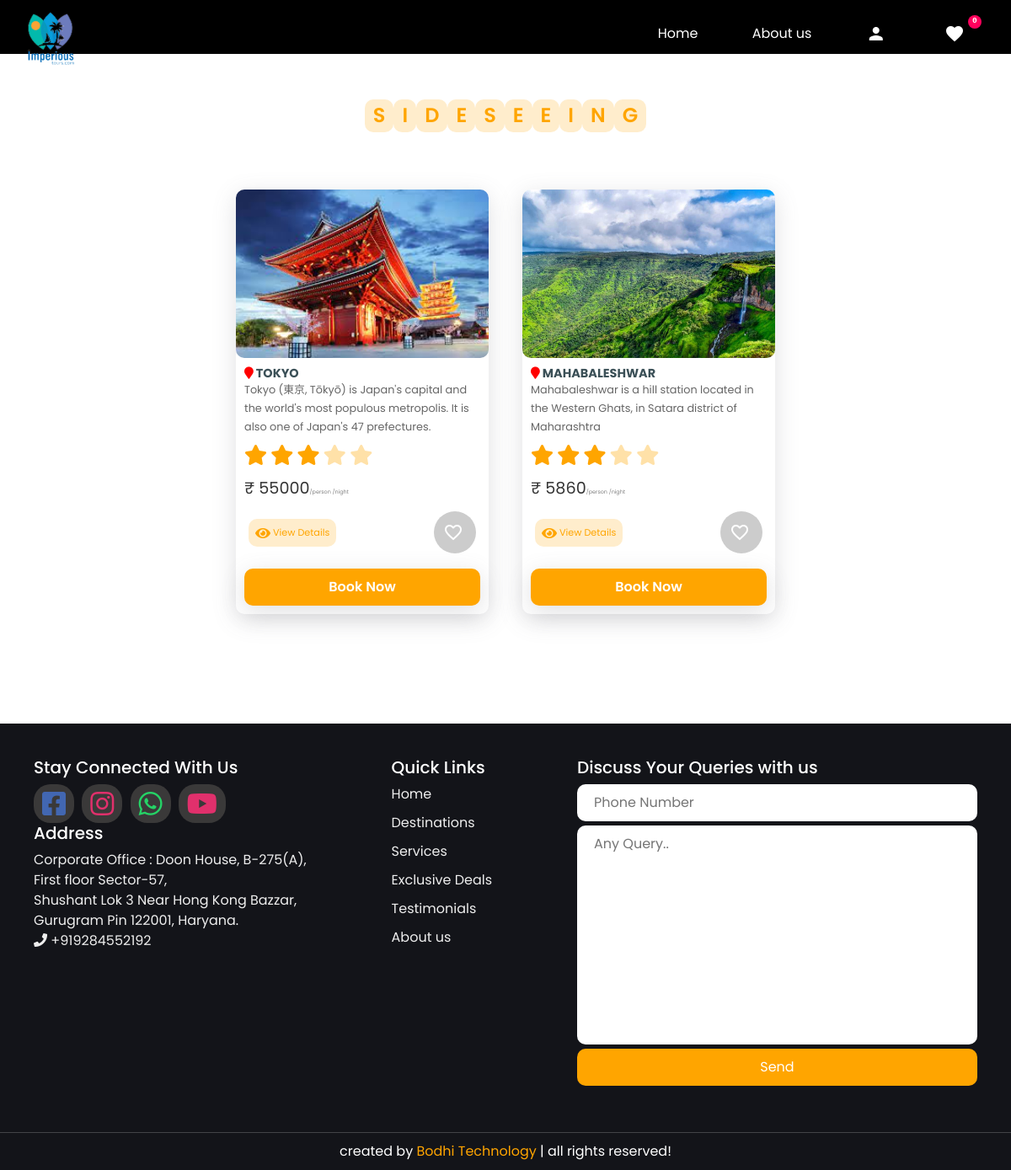
Screenshot of /templates/viewmore/2 with the database file from the repository.
### tables this page shows
CREATE TABLE `category` (
  `id` int(50) NOT NULL,
  `name` varchar(100) NOT NULL,
  `description` varchar(200) NOT NULL,
  `status` int(50) NOT NULL
);

CREATE TABLE `package` (
  `id` int(11) NOT NULL,
  `packageName` varchar(255) NOT NULL,
  `packageDesc` varchar(255) NOT NULL,
  `packagePrice` int(11) NOT NULL,
  `discount` float NOT NULL,
  `disType` varchar(10) NOT NULL,
  `packageType` int(11) NOT NULL,
  `packagePhoto` varchar(255) NOT NULL
);

### templates/include/functions.inc.php (called while the page is built, shortened)
    <?php
function getSafeVal($str){
  global $con;
  $str=strip_tags(mysqli_real_escape_string($con,htmlspecialchars($str)));
  return $str;
}
?>

### templates/viewmore.php (the view, shortened to what this page needs)
<?php
  include 'user_header.php';
  if(isset($_GET['id'])){
    $id=getSafeVal($_GET['id']);
  }
  else{
    redirect(SITE_PATH);
  }
?>
<div class="mt-5 pt-4">
<section class="packages mt-3" id="packages">
   <?php
            $packages=mysqli_query($con,"select package.*,category.name from package,category where package.packageType=category.id and package.packageType=$id");
             if(mysqli_num_rows($packages)>0){
               echo " <h1 class='heading'> ";
                $r=mysqli_fetch_assoc($packages);
                $cateName=$r['name'];
                for ($i=0; $i <strlen($cateName); $i++) {
                    if($cateName[$i]==" "){
                      echo "&nbsp;";
                    }
                    else{
                     echo "<span>".$cateName[$i]."</span>";
                    }
                }
            ?>
          </h1>
   <div class="box-container mt-5">
          <?php
               while ($pckgRow=mysqli_fetch_assoc($packages)) {
                ?>
          <div class="box">
             <img src="<?php echo SITE_PACKAGE_IMAGE.$pckgRow['packagePhoto'];  ?>" alt="">
              <div class="content">
                  <h4><i id="map" class="fa fa-map-marker"></i> <?php  echo $pckgRow['packageName']; ?> </h4>
                  <p><?php  echo $pckgRow['packageDesc']; ?></p>
                  <div class="stars">
                      <i class="fa fa-star checked"></i>
                      <i class="fa fa-star checked"></i>
                      <i class="fa fa-star checked"></i>
                      <i class="fa fa-star "></i>
                      <i class="fa fa-star "></i>
                  </div>
                  <div class="price">&#8377; <?php  echo $pckgRow['packagePrice']; ?><span style="font-size: .4rem;color:gray;">/person /night</span></div>
                  <div class="view-like">
                    <a class="view-details" href="<?php echo SITE_PATH.'templates/'; ?>viewDetails/<?php echo $pckgRow['id'];  ?>"><i class="fa fa-eye"></i> View Details</a>
                    <div class="like-wrapper">
                      <a href="javascript:void(0);" class="like-button <?php
                        $active='add';
                        ?>" onclick="manageFav('<?php echo $pckgRow['id']; ?>','<?php echo $active; ?>')" >
                        <i class="material-icons not-liked bouncy">favorite_border</i>
                      </a>
                  </div>
                  </div>
                  <?php
                      if(isset($_SESSION['CURRENT_USER_ID'])){
                  ?>
                  <a href="<?php echo SITE_PATH.'templates/'; ?>bookTour/<?php echo $pckgRow['id'];  ?>"><button class="book-btn">Book Now</button></a>
                      <?php
                    }
                    else{
                      ?>
                       <a href="<?php echo SITE_PATH.'templates/'; ?>login"><button class="book-btn">Book Now</button></a>
                      <?php
                    }
                  ?>
              </div>
          </div>
          <?php
                }
              }
                ?>
</section>
</div>
<?php
  include 'user_footer.php';
?>

### templates/user_footer.php (shortened to what this page needs)
<footer class="footer">
  <div class="box-container">
    <div class="box">
      <h5>Stay Connected With Us</h5>
      <?php
        $adminSocial=mysqli_fetch_assoc(mysqli_query($con,"select * from admin"));
        $fb="";
        $insta="";
        $whatsapp="";
        $phone="";
        if($adminSocial>0){
          $phone=$adminSocial['phone'];
          $fb=$adminSocial['fb'];
          $insta=$adminSocial['insta'];
          $whatsapp=$adminSocial['whatsapp'];
          $youtube=$adminSocial['youtube'];
        }
      ?>
      <a href="<?php echo $fb;  ?>" target="_blank" class="d-inline">
      <i id="s-icon" class="fab fa-facebook-square" style="color:#4267B2"></i> </a>
      <a href="<?php echo $insta;  ?>" target="_blank" class="d-inline">
        <i  id="s-icon" class="fab fa-instagram" style="color:#e1306c"></i>
      </a>
      <a href="https://wa.me/+91<?php echo $whatsapp;  ?>" target="_blank" class="d-inline">
        <i  id="s-icon" class="fab fa-whatsapp"  style="color:#25D366"></i>
      </a>
      <a href="<?php echo $youtube;  ?>" target="_blank" class="d-inline">
        <i  id="s-icon" class="fab fa-youtube" style="color:#e1306c"></i>
      </a>
      <h5>Address</h5>
      <p class="address">
        Corporate Office :
        Doon House, B-275(A),<br>First floor Sector-57,<br>Shushant Lok 3 Near Hong Kong Bazzar,<br>Gurugram Pin 122001, Haryana.
       <br><i class="fa fa-phone"></i> +91<?php echo $phone;  ?></p>
    </div>
      <div class="box">
        <h5>Quick Links</h5>
        <a href="<?php echo SITE_PATH; ?>">Home</a>
        <a href="<?php echo SITE_PATH; ?>#packages">Destinations</a>
        <a href="<?php echo SITE_PATH; ?>#services">Services</a>
        <a href="<?php echo SITE_PATH; ?>#offers">Exclusive Deals</a>
        <a href="<?php echo SITE_PATH; ?>#review">Testimonials</a>
        <a href="<?php echo SITE_PATH; ?>#about">About us</a>
      </div>
      <div class="box">
        <h5>Discuss Your Queries with us</h5>
        <form method="POST" action="">
          <input type="text" name="phone" id="phone" placeholder="Phone Number" required>
          <textarea name="query" id="query" cols="30" rows="10" placeholder="Any Query.." required></textarea>
          <button class="query-btn"  type="submit" name="submitQuery">Send</button>
        </form>
        </div>
  </div>
  <p class="credit"> created by <span> Bodhi Technology </span> | all rights reserved! </p>
</footer>
</body>
</html>

### asset/css_user/destination-details-css.css (style rules this page uses)
* { margin: 0; padding: 0; box-sizing: border-box; }
html { scroll-behavior: smooth; }
body { font-family: Poppins; margin: 0; padding: 0; background-color: #fff; animation: fadeInAnimation ease 3s; }
.material-icons { vertical-align: middle; margin-right: 5px; }

### rows the page displays
category: name "S", name "I", name "D", name "E", name "N", name "G"
package: packagePhoto (picture), packageName "TOKYO", packageDesc "Tokyo (東京, Tōkyō) is Japan's capital and the world's most populous metropolis. It is also one of Japan's 47 prefectures.", packagePrice "55000"
package: packagePhoto (picture), packageName "MAHABALESHWAR", packageDesc "Mahabaleshwar is a hill station located in the Western Ghats, in Satara district of Maharashtra", packagePrice "5860"

### other values shown
$fav_count "0"
$phone "9284552192"
